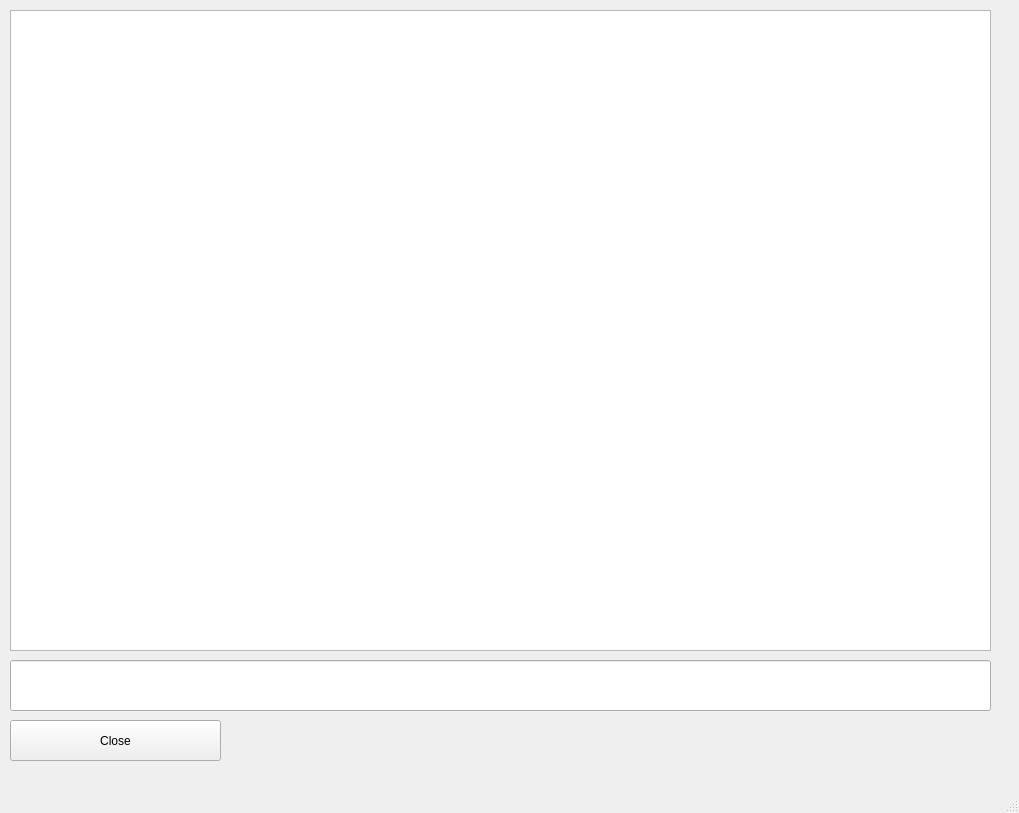
<?xml version="1.0" encoding="UTF-8"?>
<ui version="4.0">
 <class>MainWindow</class>
 <widget class="QMainWindow" name="MainWindow">
  <property name="geometry">
   <rect>
    <x>0</x>
    <y>0</y>
    <width>1019</width>
    <height>813</height>
   </rect>
  </property>
  <property name="sizePolicy">
   <sizepolicy hsizetype="Preferred" vsizetype="Preferred">
    <horstretch>0</horstretch>
    <verstretch>0</verstretch>
   </sizepolicy>
  </property>
  <property name="windowTitle">
   <string>MainWindow</string>
  </property>
  <property name="autoFillBackground">
   <bool>false</bool>
  </property>
  <widget class="QWidget" name="centralwidget">
   <widget class="QLineEdit" name="lineEdit">
    <property name="geometry">
     <rect>
      <x>10</x>
      <y>660</y>
      <width>981</width>
      <height>51</height>
     </rect>
    </property>
    <property name="font">
     <font>
      <pointsize>14</pointsize>
      <weight>75</weight>
      <bold>true</bold>
     </font>
    </property>
    <property name="readOnly">
     <bool>false</bool>
    </property>
   </widget>
   <widget class="QTextEdit" name="textEdit">
    <property name="geometry">
     <rect>
      <x>10</x>
      <y>10</y>
      <width>981</width>
      <height>641</height>
     </rect>
    </property>
    <property name="font">
     <font>
      <family>Noto Serif Light</family>
      <pointsize>12</pointsize>
      <weight>50</weight>
      <bold>false</bold>
     </font>
    </property>
    <property name="readOnly">
     <bool>true</bool>
    </property>
   </widget>
   <widget class="QPushButton" name="pushButton">
    <property name="geometry">
     <rect>
      <x>10</x>
      <y>720</y>
      <width>211</width>
      <height>41</height>
     </rect>
    </property>
    <property name="text">
     <string>Close</string>
    </property>
   </widget>
  </widget>
  <widget class="QMenuBar" name="menubar">
   <property name="geometry">
    <rect>
     <x>0</x>
     <y>0</y>
     <width>1019</width>
     <height>30</height>
    </rect>
   </property>
  </widget>
  <widget class="QStatusBar" name="statusbar"/>
 </widget>
 <resources/>
 <connections/>
</ui>
